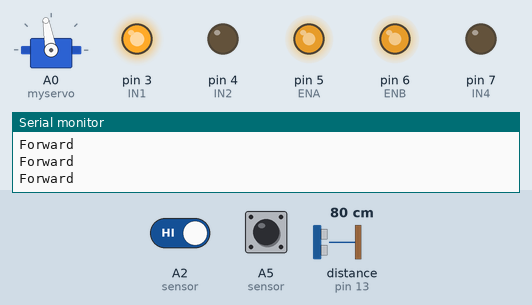
Recording of a sketch running on a simulated Arduino Uno, built with avr-gcc and run on an emulated ATmega328P. Parts: servo, output pins drawn as LEDs (lit = HIGH), the last lines printed to the serial monitor. Wiring (inferred from the names in the program): ultrasonic range finder: trigger pin 12; echo pin 13. The inputs (shaded band) are chosen by the test bench; at power-on: distance to the obstacle (sensor on pin 13) 80 cm, A2 (sensor) HIGH, A5 (sensor) HIGH. The echo pulse lasts 58.3 µs per cm; pins used as bus, display or sensor lines are not drawn.

Above: at 1.3 s.
1.4 s: distance to the obstacle (sensor on pin 13) set to 21 cm
2.9 s: distance to the obstacle (sensor on pin 13) set to 17 cm
At 4.2 s:
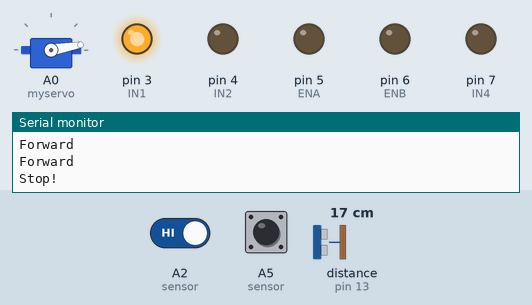
5.9 s: distance to the obstacle (sensor on pin 13) set to 35 cm
At 6.3 s:
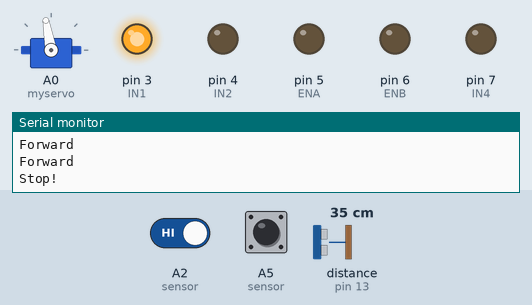
7.4 s: A2 (sensor) driven LOW
At 8.4 s:
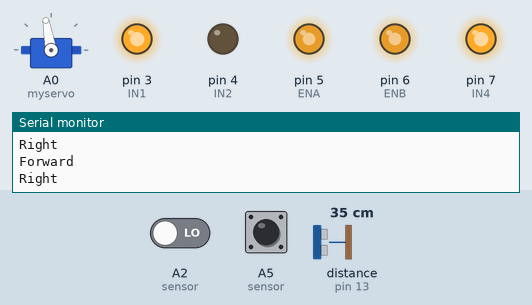
8.9 s: distance to the obstacle (sensor on pin 13) set to 2 cm
At 10.2 s:
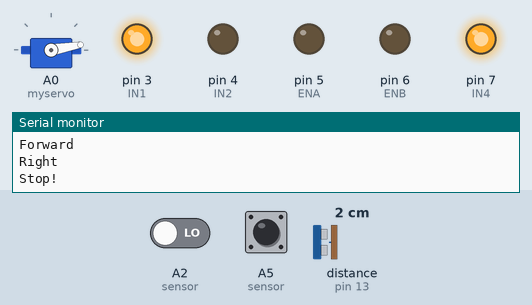
11.9 s: distance to the obstacle (sensor on pin 13) set to 60 cm
At 12.3 s:
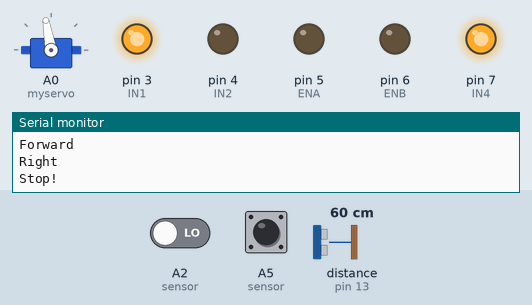
Timing chart, 0 to 14.4 s (numbered marks = the images above; inputs shaded):
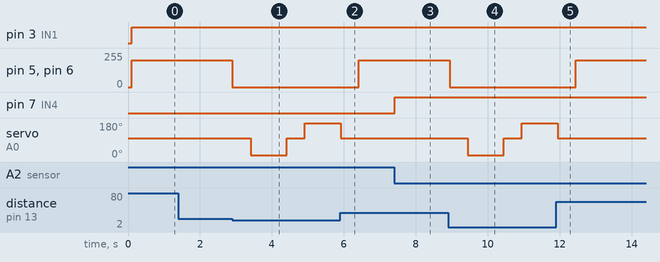

The sketch:

3_Obstacle_avoidance.ino
```cpp
/*************************************
 *     TIME:2022.6.25
 *     Development Team: Zhiyi Technology Co., Ltd.
 *
 *  **************************************/
#include <Servo.h>  //servo library
Servo myservo;      // create servo object to control servo

int Echo = 13;//Pin to D13
int Trig = 12;//Pin to D12


#define ENA 5
#define ENB 6
#define IN1 3
#define IN2 4
#define IN3 2
#define IN4 7


#define carSpeed 200//Set the carSpeed to 200
int Sensor1 = A2;//pin A2
int Sensor2 = A5;//pin A5

int SensorLeft;
int SensorRight;
int rightDistance = 0, leftDistance = 0, middleDistance = 0;

void forward(){//forward function
  analogWrite(ENA, carSpeed);//Set the speed of ENA
  analogWrite(ENB, carSpeed);//Set the speed of ENB
    //The right forward
  digitalWrite(IN1, HIGH);
  digitalWrite(IN2, LOW);
  //The left forward
  digitalWrite(IN3, HIGH);
  digitalWrite(IN4, LOW);

  Serial.println("Forward");
}

void back() {//back function
  analogWrite(ENA, carSpeed);//Set the speed of ENA
  analogWrite(ENB, carSpeed);//Set the speed of ENB
  //The rihgt back
  digitalWrite(IN1, LOW);
  digitalWrite(IN2, HIGH);
  //The left back
  digitalWrite(IN3, LOW);
  digitalWrite(IN4, HIGH);
  Serial.println("Back");
}

void left() {//left function
  analogWrite(ENA, 200);//Set the speed of ENA
  analogWrite(ENB, 200);//Set the speed of ENB
   //The right forward
  digitalWrite(IN1, LOW);
  digitalWrite(IN2, HIGH);
  //The left back
  digitalWrite(IN3, HIGH);
  digitalWrite(IN4, LOW);

  Serial.println("Left");
}

void right() {//right function
  analogWrite(ENA, 200);//Set the speed of ENA
  analogWrite(ENB, 200);//Set the speed of ENB
  //The rihgt back
  digitalWrite(IN1, HIGH);
  digitalWrite(IN2, LOW);
   //The left forward
  digitalWrite(IN3, LOW);
  digitalWrite(IN4, HIGH);

  Serial.println("Right");
}

void stop() {//stop function
  digitalWrite(ENA, LOW);//Set the speed of ENA to low
  digitalWrite(ENB, LOW);//Set the speed of ENB to low
  Serial.println("Stop!");
}

float GetDistance()
{
    float distance;
    // Send a low short pulse to Trig to trigger the ranging
    digitalWrite(Trig, LOW); //Send a low level to Trig
    delayMicroseconds(2);
    digitalWrite(Trig, HIGH);
    delayMicroseconds(10);
    digitalWrite(Trig, LOW);
    distance = pulseIn(Echo, HIGH) / 58.00;
    //Serial.print("Distance = ");
    //Serial.println(distance);//The serial output distance is converted into cm
	  return distance;
}

void setup() {
  myservo.attach(A0,700,2400);  // attach servo on pin 3 to servo object
  Serial.begin(9600);
  pinMode(Echo, INPUT);
  pinMode(Trig, OUTPUT);
  pinMode(IN1, OUTPUT);
  pinMode(IN2, OUTPUT);
  pinMode(IN3, OUTPUT);
  pinMode(IN4, OUTPUT);
  pinMode(ENA, OUTPUT);
  pinMode(ENB, OUTPUT);
  stop();
  myservo.write(100);  //setservo position according to scaled value
  delay(100);
}

void loop()
{
    SensorLeft  =  digitalRead(A2);//The sensor on the left
    SensorRight =  digitalRead(A5);//The sensor on the Right

    middleDistance = GetDistance();//getDistance();

    if(middleDistance <= 18 && middleDistance > 0)
    {
        stop();
        delay(500);
        myservo.write(10);
        delay(500);
        rightDistance = GetDistance();//getDistance();

        delay(500);
        myservo.write(100);
        delay(500);
        myservo.write(180);
        delay(500);
        leftDistance = GetDistance();//getDistance();

        delay(500);
        myservo.write(100);
        delay(500);

        if(rightDistance > leftDistance){
            stop();
            delay(300);
            right();
            delay(300);
        }
        else if(rightDistance < leftDistance) {
            stop();
            delay(300);
            left();
            delay(300);
        }
        else{
            forward();
        }
    }
    else{
        forward();
    }
    if(!SensorLeft){
      right();
      delay(300);
    }
    else if(!SensorRight){
      left();
      delay(300);
    }
    else{
        forward();
    }
}
```

Measured:
- the behaviour switches between 20 and 19 cm on distance to the obstacle (sensor on pin 13) (found by bisection; images 0 and 1)
- after the input at 2.9 s, pin 5 (ENA), pin 6 (ENB): 200/255 → 0/255 at once; servo on A0 (myservo): 100° → 10° after 0.51 s, → 100° 1.0 s later, → 180° 0.50 s later
- after the input at 5.9 s, pin 5 (ENA), pin 6 (ENB): 0/255 → 200/255 after 0.51 s; servo on A0 (myservo): goes on until 5.9 s, then stays 100°
- after the input at 7.4 s, pin 7 (IN4): LOW → HIGH at once
- after the input at 8.9 s, pin 5 (ENA), pin 6 (ENB): 200/255 → 0/255 at once; servo on A0 (myservo): 100° → 10° after 0.54 s, → 100° 1.0 s later, → 180° 0.50 s later
- after the input at 11.9 s, pin 5 (ENA), pin 6 (ENB): goes on until 12.4 s, then stays 200/255; servo on A0 (myservo): goes on until 11.9 s, then stays 100°
